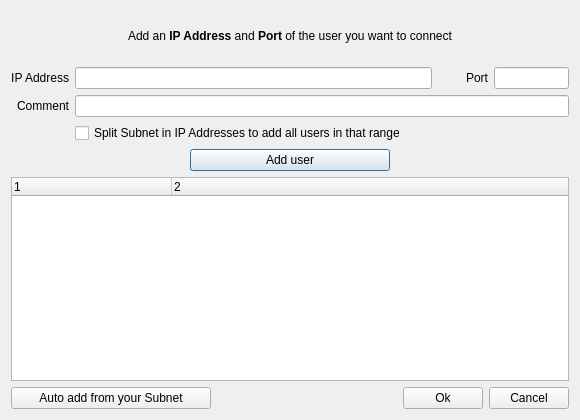
<?xml version="1.0" encoding="UTF-8"?>
<ui version="4.0">
 <class>GuiAddUserDialog</class>
 <widget class="QDialog" name="GuiAddUserDialog">
  <property name="windowModality">
   <enum>Qt::NonModal</enum>
  </property>
  <property name="geometry">
   <rect>
    <x>0</x>
    <y>0</y>
    <width>580</width>
    <height>420</height>
   </rect>
  </property>
  <property name="windowTitle">
   <string>Dialog</string>
  </property>
  <layout class="QGridLayout" name="gridLayout">
   <item row="1" column="0">
    <widget class="QLabel" name="mp_lIp">
     <property name="sizePolicy">
      <sizepolicy hsizetype="Minimum" vsizetype="Preferred">
       <horstretch>0</horstretch>
       <verstretch>0</verstretch>
      </sizepolicy>
     </property>
     <property name="text">
      <string>IP Address</string>
     </property>
     <property name="alignment">
      <set>Qt::AlignRight|Qt::AlignTrailing|Qt::AlignVCenter</set>
     </property>
    </widget>
   </item>
   <item row="1" column="1">
    <widget class="QLineEdit" name="mp_leIpAddress">
     <property name="minimumSize">
      <size>
       <width>120</width>
       <height>0</height>
      </size>
     </property>
    </widget>
   </item>
   <item row="1" column="2">
    <widget class="QLabel" name="mp_lPort">
     <property name="sizePolicy">
      <sizepolicy hsizetype="Minimum" vsizetype="Preferred">
       <horstretch>0</horstretch>
       <verstretch>0</verstretch>
      </sizepolicy>
     </property>
     <property name="minimumSize">
      <size>
       <width>50</width>
       <height>0</height>
      </size>
     </property>
     <property name="text">
      <string>Port</string>
     </property>
     <property name="alignment">
      <set>Qt::AlignRight|Qt::AlignTrailing|Qt::AlignVCenter</set>
     </property>
    </widget>
   </item>
   <item row="1" column="3">
    <widget class="QLineEdit" name="mp_lePort">
     <property name="sizePolicy">
      <sizepolicy hsizetype="Minimum" vsizetype="Fixed">
       <horstretch>0</horstretch>
       <verstretch>0</verstretch>
      </sizepolicy>
     </property>
     <property name="minimumSize">
      <size>
       <width>75</width>
       <height>0</height>
      </size>
     </property>
     <property name="maximumSize">
      <size>
       <width>70</width>
       <height>16777215</height>
      </size>
     </property>
     <property name="maxLength">
      <number>5</number>
     </property>
    </widget>
   </item>
   <item row="2" column="0">
    <widget class="QLabel" name="mp_lComment">
     <property name="text">
      <string>Comment</string>
     </property>
     <property name="alignment">
      <set>Qt::AlignRight|Qt::AlignTrailing|Qt::AlignVCenter</set>
     </property>
    </widget>
   </item>
   <item row="5" column="0" colspan="4">
    <widget class="QTreeWidget" name="mp_twUsers">
     <property name="columnCount">
      <number>2</number>
     </property>
     <attribute name="headerMinimumSectionSize">
      <number>160</number>
     </attribute>
     <attribute name="headerStretchLastSection">
      <bool>true</bool>
     </attribute>
     <column>
      <property name="text">
       <string notr="true">1</string>
      </property>
     </column>
     <column>
      <property name="text">
       <string notr="true">2</string>
      </property>
     </column>
    </widget>
   </item>
   <item row="3" column="1" colspan="3">
    <widget class="QCheckBox" name="mp_cbSplitSubnet">
     <property name="text">
      <string>Split Subnet in IP Addresses to add all users in that range</string>
     </property>
    </widget>
   </item>
   <item row="0" column="0" colspan="4">
    <widget class="QLabel" name="mp_lHelp">
     <property name="sizePolicy">
      <sizepolicy hsizetype="Minimum" vsizetype="Preferred">
       <horstretch>0</horstretch>
       <verstretch>0</verstretch>
      </sizepolicy>
     </property>
     <property name="minimumSize">
      <size>
       <width>0</width>
       <height>50</height>
      </size>
     </property>
     <property name="text">
      <string>Add an &lt;b&gt;IP Address&lt;/b&gt; and &lt;b&gt;Port&lt;/b&gt; of the user you want to connect</string>
     </property>
     <property name="textFormat">
      <enum>Qt::RichText</enum>
     </property>
     <property name="alignment">
      <set>Qt::AlignCenter</set>
     </property>
     <property name="textInteractionFlags">
      <set>Qt::LinksAccessibleByMouse|Qt::TextSelectableByMouse</set>
     </property>
    </widget>
   </item>
   <item row="4" column="0" colspan="4">
    <layout class="QHBoxLayout" name="horizontalLayout">
     <item>
      <spacer name="horizontalSpacer_2">
       <property name="orientation">
        <enum>Qt::Horizontal</enum>
       </property>
       <property name="sizeHint" stdset="0">
        <size>
         <width>40</width>
         <height>20</height>
        </size>
       </property>
      </spacer>
     </item>
     <item>
      <widget class="QPushButton" name="mp_pbAdd">
       <property name="minimumSize">
        <size>
         <width>200</width>
         <height>0</height>
        </size>
       </property>
       <property name="text">
        <string>Add user</string>
       </property>
       <property name="icon">
        <iconset resource="../beebeep.qrc">
         <normaloff>:/images/user-add.png</normaloff>:/images/user-add.png</iconset>
       </property>
      </widget>
     </item>
     <item>
      <spacer name="horizontalSpacer_3">
       <property name="orientation">
        <enum>Qt::Horizontal</enum>
       </property>
       <property name="sizeHint" stdset="0">
        <size>
         <width>40</width>
         <height>20</height>
        </size>
       </property>
      </spacer>
     </item>
    </layout>
   </item>
   <item row="6" column="0" colspan="4">
    <layout class="QHBoxLayout" name="horizontalLayout_2">
     <item>
      <widget class="QPushButton" name="mp_pbAddUsersAuto">
       <property name="minimumSize">
        <size>
         <width>200</width>
         <height>0</height>
        </size>
       </property>
       <property name="text">
        <string>Auto add from your Subnet</string>
       </property>
      </widget>
     </item>
     <item>
      <spacer name="horizontalSpacer">
       <property name="orientation">
        <enum>Qt::Horizontal</enum>
       </property>
       <property name="sizeHint" stdset="0">
        <size>
         <width>136</width>
         <height>20</height>
        </size>
       </property>
      </spacer>
     </item>
     <item>
      <widget class="QPushButton" name="mp_pbOk">
       <property name="text">
        <string>Ok</string>
       </property>
      </widget>
     </item>
     <item>
      <widget class="QPushButton" name="mp_pbCancel">
       <property name="text">
        <string>Cancel</string>
       </property>
      </widget>
     </item>
    </layout>
   </item>
   <item row="2" column="1" colspan="3">
    <widget class="QLineEdit" name="mp_leComment"/>
   </item>
  </layout>
 </widget>
 <tabstops>
  <tabstop>mp_leIpAddress</tabstop>
  <tabstop>mp_lePort</tabstop>
  <tabstop>mp_leComment</tabstop>
  <tabstop>mp_cbSplitSubnet</tabstop>
  <tabstop>mp_pbAdd</tabstop>
  <tabstop>mp_twUsers</tabstop>
  <tabstop>mp_pbAddUsersAuto</tabstop>
  <tabstop>mp_pbOk</tabstop>
  <tabstop>mp_pbCancel</tabstop>
 </tabstops>
 <resources>
  <include location="../beebeep.qrc"/>
 </resources>
 <connections/>
</ui>
